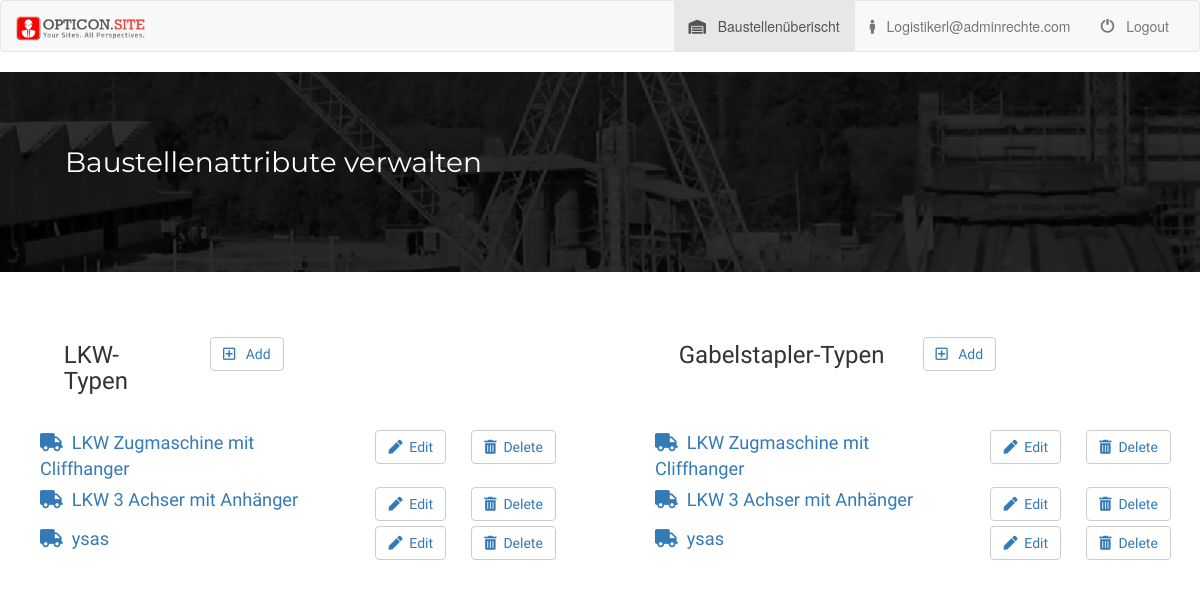
The app's page /logisticsSettings/, older data.
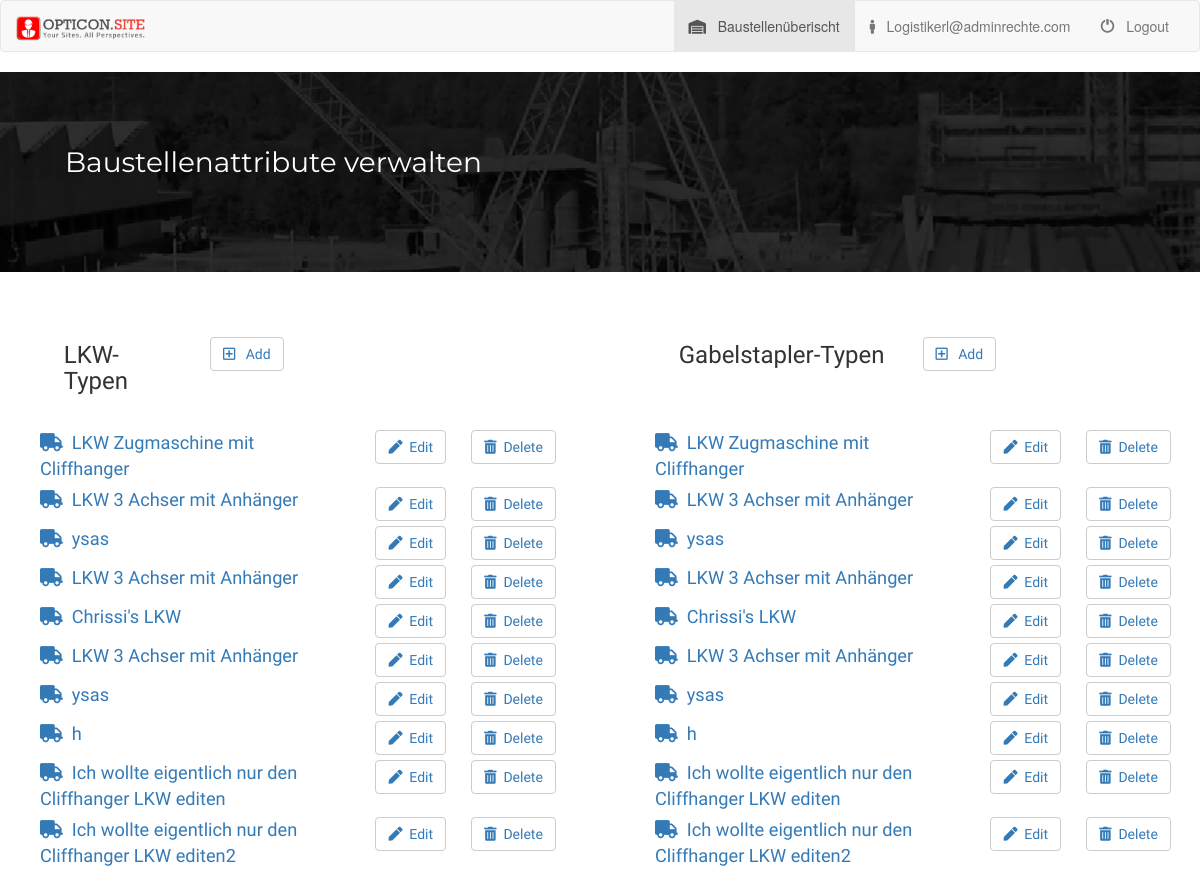
The same page, newer data.
### logisticsSettings/models.py (models this page shows, shortened)
class Truck(models.Model):
	truck_name = models.CharField(max_length=100)
	weight = models.CharField(max_length=100, null = True, blank = True)
	length = models.CharField(max_length=100, null = True, blank = True)
	width = models.CharField(max_length=100, null = True, blank = True)
	height = models.CharField(max_length=100, null = True, blank = True)

### logisticsSettings/views.py (the view)
def indexView(request):
	all_trucks = Truck.objects.all()
	context = {'all_trucks':all_trucks}
	return render(request, 'logisticsSettings/index.html', context)

### logisticsSettings/templates/logisticsSettings/index.html
{% extends 'logisticsSettings/base.html' %}
{% load bootstrap4 staticfiles  %}
{% block body %}
<div class="row attributesRow1">
	<div class="col-md-6">
		<div class="col-md-1">
		</div>
		<div class="col-md-3">
			<h3 class="attributesHeader1">LKW-Typen</h3>
		</div>
		<div class="col-md-7">
			<button class="btn btn-default attributesButton1"><a href="{% url 'logisticsSettings:createView' %}"><i class="far fa-plus-square"></i>
			 &nbsp Add</a></button>
		</div>
	</div>
	<div class="col-md-6">
		<div class="col-md-1">
		</div>
		<div class="col-md-5">
			<h3 class="attributesHeader1">Gabelstapler-Typen</h3>
		</div>
		<div class="col-md-5 attributesButtonUl1">
			<button class="btn btn-default attributesButton1"><a href="{% url 'logisticsSettings:createView' %}"><i class="far fa-plus-square"></i>
			 &nbsp Add</a></button>
		</div>
	</div>
</div>
<div class="row">
	<div class="col-md-6">
		<ul class="attributesList1">
			{% for trucktype in all_trucks %}
				<li>
					<div class="row">
						<div class="col-md-7">
							<a href="{% url 'logisticsSettings:detailView' trucktype.id %}"><i class="fas fa-truck"></i>&nbsp {{trucktype.truck_name }}</a>
						</div>
						<div class="col-md-2">
							<button class="btn btn-default attributesListButtons1"><a href="{% url 'logisticsSettings:editView' trucktype.id %}"><i class="fas fa-pen"></i>&nbsp Edit</a></button>
						</div>
						<div class="col-md-2">
							<button class="btn btn-default attributesListButtons1"><a href="{% url 'logisticsSettings:deleteView' trucktype.id %}"><i class="fas fa-trash-alt"></i>&nbsp Delete</a></button>
						</div>
					</div>
				</li>
			{% endfor %}
		</ul>
	</div>
	<div class="col-md-6">
		<ul class="attributesList1">
			{% for trucktype in all_trucks %}
				<li>
					<div class="row">
						<div class="col-md-7">
							<a href="{% url 'logisticsSettings:detailView' trucktype.id %}"><i class="fas fa-truck"></i>&nbsp {{trucktype.truck_name }}</a>
						</div>
						<div class="col-md-2">
							<button class="btn btn-default attributesListButtons1"><a href="{% url 'logisticsSettings:editView' trucktype.id %}"><i class="fas fa-pen"></i>&nbsp Edit</a></button>
						</div>
						<div class="col-md-2">
							<button class="btn btn-default attributesListButtons1"><a href="{% url 'logisticsSettings:deleteView' trucktype.id %}"><i class="fas fa-trash-alt"></i>&nbsp Delete</a></button>
						</div>
					</div>
				</li>
			{% endfor %}
		</ul>
	</div>
</div>
{% endblock %}

Row changes from the older to the newer data that the page shows:
added Truck: truck_name "LKW 3 Achser mit Anhänger"
added Truck: truck_name "Chrissi's LKW"
added Truck: truck_name "LKW 3 Achser mit Anhänger"
added Truck: truck_name "ysas"
added Truck: truck_name "h"
added Truck: truck_name "Ich wollte eigentlich nur den Cliffhanger LKW editen"
added Truck: truck_name "Ich wollte eigentlich nur den Cliffhanger LKW editen2"
